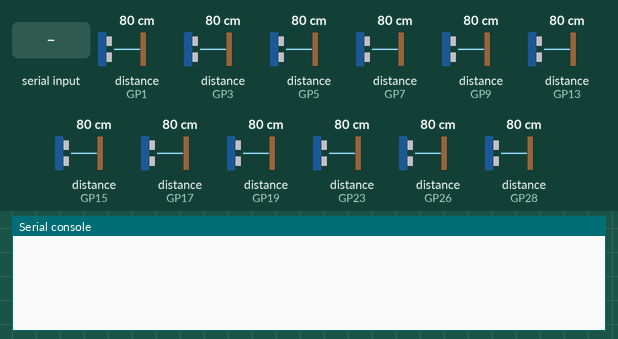
This program was run on a simulated Raspberry Pi Pico running MicroPython. Shown: the last lines printed to the serial console. Inputs (shaded band) come from the test bench; at power-on: distance to the obstacle (sensors on GP1, GP3, GP5, GP7, GP9, GP13, GP15, GP17, GP19, GP23, GP26, GP28) 80 cm. The echo pulse lasts 58.3 µs per cm.

Above: at 1.2 s.
1.3 s: "maju" typed at the serial console, then Enter
At 1.7 s:
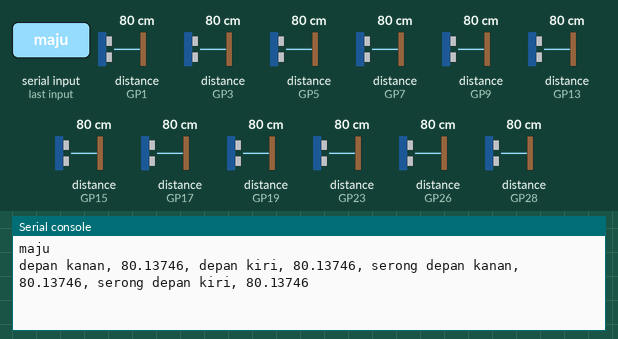
2.8 s: "mundur" typed at the serial console, then Enter
At 3.8 s:
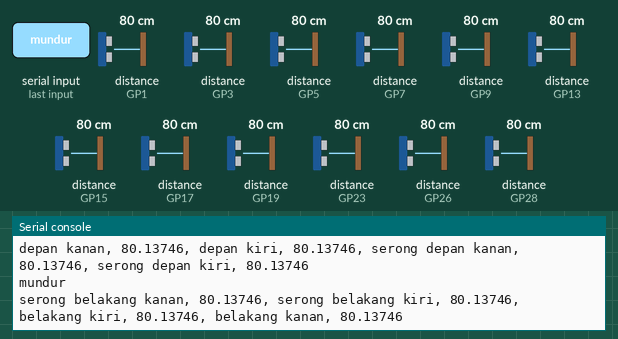
4.3 s: "kiri" typed at the serial console, then Enter
At 5.5 s:
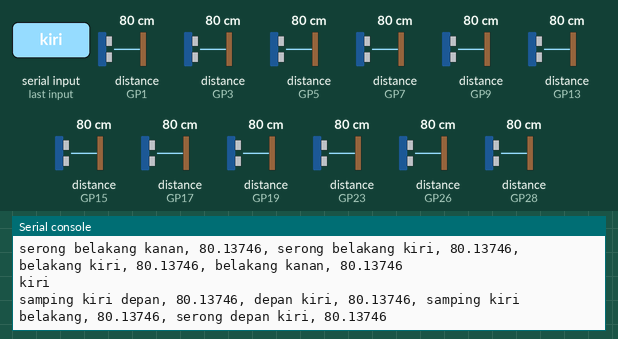
5.8 s: "kanan" typed at the serial console, then Enter
At 6.8 s:
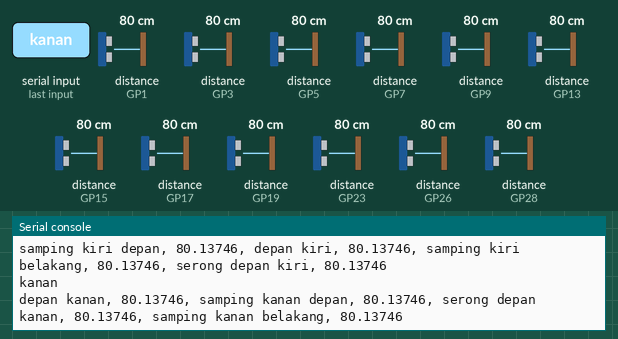

Measured:
- after the input at 1.3 s, the serial console: prints a new line at once (image 1)
- after the input at 2.8 s, the serial console: prints a new line at once (image 2)
- after the input at 4.3 s, the serial console: prints a new line after 0.06 s (image 3)
- after the input at 5.8 s, the serial console: prints a new line after 0.08 s (image 4)

The program:

co3.py
```python
from machine import Pin
import utime
import select
import sys

machine.freq(200000000)

poll_obj = select.poll()
poll_obj.register(sys.stdin, select.POLLIN)

sensor_pins = [
    {'trig': 29, 'echo': 23, 'orientation': 'depan kanan'},
    {'trig': 0, 'echo': 1, 'orientation': 'depan kiri'},
    {'trig': 27, 'echo': 28, 'orientation': 'serong depan kanan'},
    {'trig': 2, 'echo': 3, 'orientation': 'serong depan kiri'},
    {'trig': 22, 'echo': 26, 'orientation': 'samping kanan depan'},
    {'trig': 18, 'echo': 19, 'orientation': 'samping kanan belakang'},
    {'trig': 4, 'echo': 5, 'orientation': 'samping kiri depan'},
    {'trig': 6, 'echo': 7, 'orientation': 'samping kiri belakang'},
    {'trig': 16, 'echo': 17, 'orientation': 'serong belakang kanan'},
    {'trig': 8, 'echo': 9, 'orientation': 'serong belakang kiri'},
    {'trig': 14, 'echo': 15, 'orientation': 'belakang kiri'},
    {'trig': 12, 'echo': 13, 'orientation': 'belakang kanan'},
]

sensor_readings = []
obstacle_messages = []

def measure_distance(trig_pin, echo_pin, orientation):
    machine.Pin(trig_pin, machine.Pin.OUT).value(0)
    utime.sleep_us(2)
    machine.Pin(trig_pin, machine.Pin.OUT).value(1)
    utime.sleep_us(5)
    machine.Pin(trig_pin, machine.Pin.OUT).value(0)
    pulse_time = machine.time_pulse_us(machine.Pin(echo_pin, machine.Pin.IN), 1, 30000)
    distance_cm = (pulse_time / 2) / 29.1
    return (orientation, distance_cm)

def continuous_measurement(direction):
    global sensor_readings
    global obstacle_messages

    if direction == 'maju':
        indices = [0, 1, 2, 3]
    elif direction == 'mundur':
        indices = [8, 9, 10, 11]
    elif direction == 'kiri':
        indices = [6, 1, 7, 3]
    elif direction == 'kanan':
        indices = [0, 4, 2, 5]

    for sensor_index in indices:
        sensor = sensor_pins[sensor_index]
        orientation = sensor['orientation']
        distance_cm = measure_distance(sensor['trig'], sensor['echo'], orientation)[1]
        sensor_readings.append(f"{orientation}, {distance_cm}")

    if len(sensor_readings) == 4:
        print(", ".join(sensor_readings))
        sensor_readings = []

while True:
    if poll_obj.poll(0):
        direction = sys.stdin.readline().strip()
        if direction:
            #print("Received direction:", direction)
            if direction in ['maju', 'mundur', 'kiri', 'kanan']:
                continuous_measurement(direction)
            else:
                print("Invalid direction entered!")

    utime.sleep_ms(100)
```
